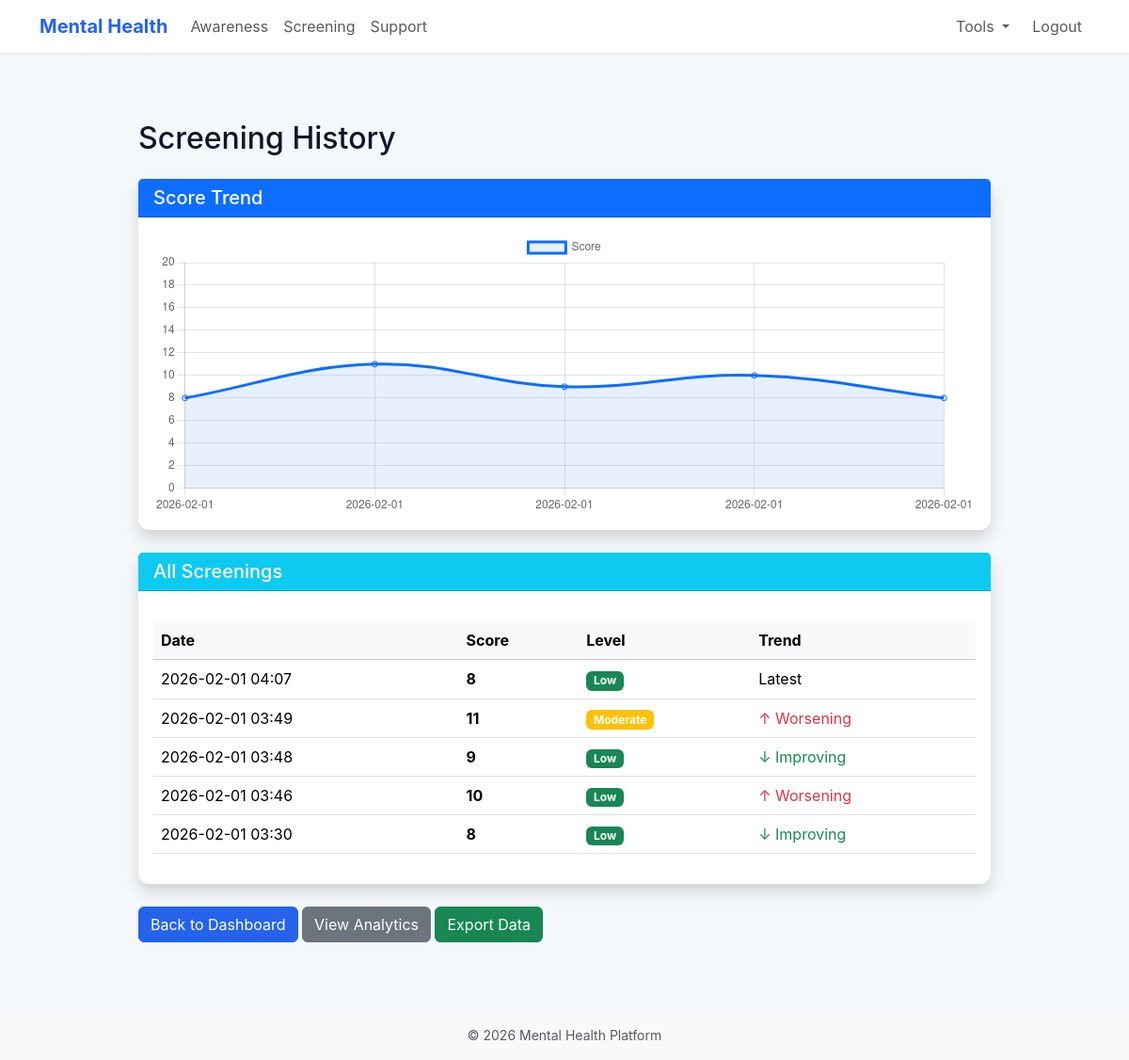
Screenshot of /history (signed in) with the database file from the repository.
### models.py (models this page shows, shortened)
class Screening(Base):
    __tablename__ = 'screenings'
    id = Column(Integer, primary_key=True)
    user_id = Column(Integer, ForeignKey('users.id'), nullable=False)
    score = Column(Integer, nullable=False)
    level = Column(String(50), nullable=False)
    created_at = Column(DateTime, default=datetime.utcnow)
    notes = Column(Text, nullable=True)
    stress_score = Column(Integer, nullable=True)
    anxiety_score = Column(Integer, nullable=True)
    sleep_score = Column(Integer, nullable=True)
    depression_score = Column(Integer, nullable=True)
    social_score = Column(Integer, nullable=True)
    user = relationship('User', back_populates='screenings')
    recommendations = relationship('Recommendation', back_populates='screening', cascade='all, delete-orphan')

### app.py (the view)
@app.route('/history')
@login_required
def screening_history():
    session = SessionLocal()
    try:
        user_id = get_user_id()
        if not user_id:
            flash('User session expired. Please log in again.', 'warning')
            return redirect(url_for('login'))
        screenings = session.query(Screening).filter_by(user_id=user_id).order_by(Screening.created_at.desc()).all()
        chart_data = [{
            'date': s.created_at.strftime('%Y-%m-%d'),
            'score': s.score,
            'level': s.level
        } for s in screenings]
        return render_template('screening_history.html', screenings=screenings, chart_data=json.dumps(chart_data))
    finally:
        session.close()

### app.py (called while the page is built)
@login_manager.user_loader
def load_user(user_id):
    session = SessionLocal()
    try:
        user = session.query(User).filter(User.id == int(user_id)).first()
        return user
    except:
        return None
    finally:
        session.close()

@app.context_processor
def inject_user():
    return dict(current_user=current_user)

def get_user_id():
    try:
        return int(current_user.get_id())
    except:
        try:
            return int(current_user.id)
        except:
            return None

### models.py (called while the page is built)
    def is_admin(self):
        return self.role == 'admin'

### templates/screening_history.html (shortened to what this page needs)
{% extends "base.html" %}
{% block content %}
<div class="container my-5">
  <div class="row">
    <div class="col-md-10 offset-md-1">
      <h2 class="mb-4">Screening History</h2>
      {% if screenings %}
      <div class="card shadow mb-4">
        <div class="card-header bg-primary text-white">
          <h5 class="mb-0">Score Trend</h5>
        </div>
        <div class="card-body">
          <canvas id="scoreChart" style="max-height: 300px;"></canvas>
        </div>
      </div>
      <div class="card shadow">
        <div class="card-header bg-info text-white">
          <h5 class="mb-0">All Screenings</h5>
        </div>
        <div class="card-body">
          <div class="table-responsive">
            <table class="table table-hover">
              <thead class="table-light">
                <tr>
                  <th>Date</th>
                  <th>Score</th>
                  <th>Level</th>
                  <th>Trend</th>
                </tr>
              </thead>
              <tbody>
                {% for screening in screenings %}
                <tr>
                  <td>{{ screening.created_at.strftime('%Y-%m-%d %H:%M') }}</td>
                  <td><strong>{{ screening.score }}</strong></td>
                  <td>
                    {% if screening.level == 'High' %}
                      <span class="badge bg-danger">{{ screening.level }}</span>
                    {% elif screening.level == 'Moderate' %}
                      <span class="badge bg-warning">{{ screening.level }}</span>
                    {% else %}
                      <span class="badge bg-success">{{ screening.level }}</span>
                    {% endif %}
                  </td>
                  <td>
                    {% if loop.first %}
                      Latest
                    {% else %}
                      {% set prev_score = screenings[loop.index0 - 1].score %}
                      {% if screening.score < prev_score %}
                        <span class="text-success">↓ Improving</span>
                      {% elif screening.score > prev_score %}
                        <span class="text-danger">↑ Worsening</span>
                      {% else %}
                        <span class="text-muted">→ Stable</span>
                      {% endif %}
                    {% endif %}
                  </td>
                </tr>
                {% endfor %}
              </tbody>
            </table>
          </div>
        </div>
      </div>
      <div class="mt-4">
        <a href="/dashboard" class="btn btn-primary">Back to Dashboard</a>
        <a href="/analytics" class="btn btn-secondary">View Analytics</a>
        <a href="/export-data" class="btn btn-success">Export Data</a>
      </div>
      {% else %}
      <div class="alert alert-info">
        <p>No screenings yet. <a href="/screening">Start your first screening</a></p>
      </div>
      {% endif %}
    </div>
  </div>
</div>
<script>
  const chartData = {{ chart_data|safe }};
  const ctx = document.getElementById('scoreChart').getContext('2d');
  new Chart(ctx, {
    type: 'line',
    data: {
      labels: chartData.map(d => d.date),
      datasets: [{
        label: 'Score',
        data: chartData.map(d => d.score),
        borderColor: '#0d6efd',
        backgroundColor: 'rgba(13, 110, 253, 0.1)',
        tension: 0.4,
        fill: true
      }]
    },
    options: {
      responsive: true,
      maintainAspectRatio: true,
      plugins: {
        legend: {
          display: true,
          position: 'top'
        }
      },
      scales: {
        y: {
          beginAtZero: true,
          max: 20
        }
      }
    }
  });
</script>
{% endblock %}

### static/style.css (style rules this page uses)
:root { --brand: #2563eb; --muted: #6b7280; --bg: #f4f8fb; --card: #ffffff; }
* { box-sizing: border-box; }
html, body { height: 100%; }
body { font-family: "Inter", system-ui, -apple-system, "Segoe UI", Roboto, "Helvetica Neue", Arial, "Noto Sans", "Liberation Sans", sans-serif; background: var(--bg); color: #0f172a; -webkit-font-smoothing: antialiased; -moz-osx-font-smoothing: grayscale; }
a { text-decoration: none; }
.card { background: var(--card); border: 0; border-radius: 12px; box-shadow: 0 6px 18px rgba(16,24,40,0.06); }
.btn-primary { background-color: var(--brand); border-color: var(--brand); }
.table-responsive { margin-top: 1rem; }

### rows the page displays
Screening: created_at "2026-02-01 04:07", score "8", level "Low", shows "Latest"
Screening: created_at "2026-02-01 03:49", score "11", level "Moderate", shows "↑ Worsening"
Screening: created_at "2026-02-01 03:48", score "9", level "Low", shows "↓ Improving"
Screening: created_at "2026-02-01 03:46", score "10", level "Low", shows "↑ Worsening"
Screening: created_at "2026-02-01 03:30", score "8", level "Low", shows "↓ Improving"
